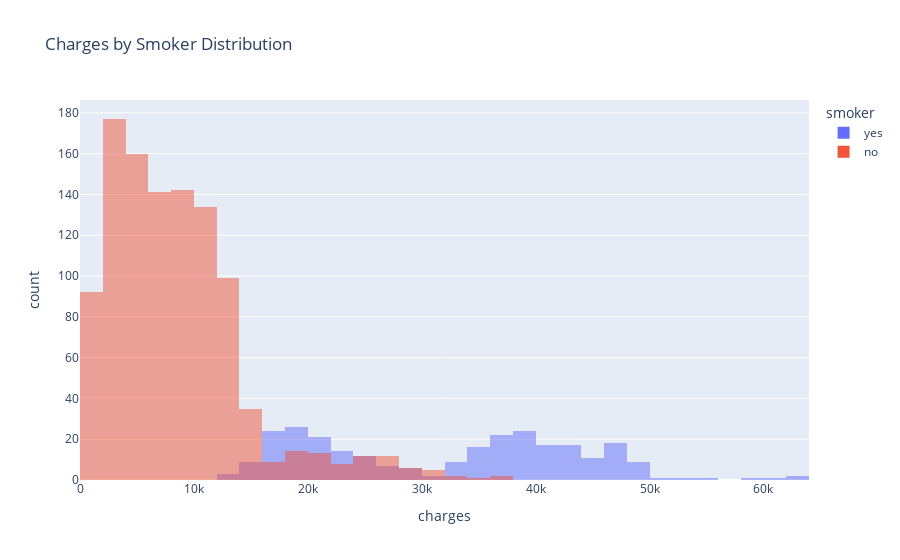

Notebook code cell kept with this figure:
### Code cell
fig = px.histogram(data, x='charges', color='smoker', barmode='overlay', title='Charges by Smoker Distribution')
fig.show()

### Figure 1 — Plotly figure (JSON) as saved in the notebook; plotly's stock layout.template omitted (floating-point values rounded to 4 significant figures; data arrays with more than 128 entries replaced by an {"elided": "..."} marker saying what was removed)
{"data": [{"alignmentgroup": "True", "bingroup": "x", "hovertemplate": "smoker=yes<br>charges=%{x}<br>count=%{y}<extra></extra>", "legendgroup": "yes", "marker": {"color": "#636efa", "opacity": 0.5, "pattern": {"shape": ""}}, "name": "yes", "offsetgroup": "yes", "orientation": "v", "showlegend": true, "type": "histogram", "x": {"elided": "274 float values"}, "xaxis": "x", "yaxis": "y"}, {"alignmentgroup": "True", "bingroup": "x", "hovertemplate": "smoker=no<br>charges=%{x}<br>count=%{y}<extra></extra>", "legendgroup": "no", "marker": {"color": "#EF553B", "opacity": 0.5, "pattern": {"shape": ""}}, "name": "no", "offsetgroup": "no", "orientation": "v", "showlegend": true, "type": "histogram", "x": {"elided": "1064 float values"}, "xaxis": "x", "yaxis": "y"}], "layout": {"barmode": "overlay", "legend": {"title": {"text": "smoker"}, "tracegroupgap": 0}, "title": {"text": "Charges by Smoker Distribution"}, "xaxis": {"anchor": "y", "domain": [0, 1], "title": {"text": "charges"}}, "yaxis": {"anchor": "x", "domain": [0, 1], "title": {"text": "count"}}}}
